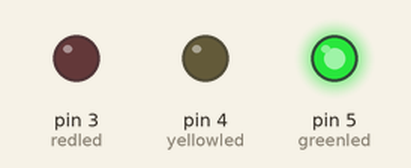
Simulated run of this sketch. Board: Arduino Uno, built with avr-gcc and run on an emulated ATmega328P. Parts: output pins drawn as LEDs (lit = HIGH).

Above: at 2.5 s.
At 5.5 s:
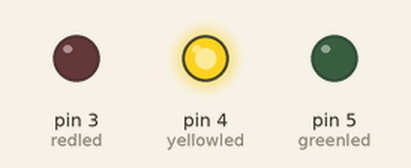
At 7.0 s:
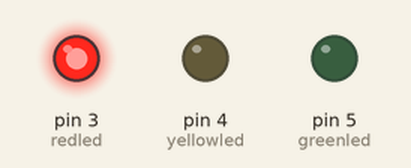
Timing chart, 0 to 10.4 s (numbered marks = the images above):
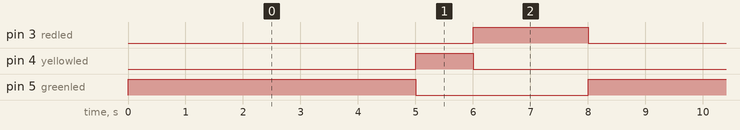

Measured:
- by itself, pin 3 (redled): alternates HIGH for 2.0 s and LOW for 6.0 s
- by itself, pin 4 (yellowled): alternates HIGH for 1.0 s and LOW for 7.0 s
- by itself, pin 5 (greenled): alternates HIGH for 5.0 s and LOW for 3.0 s

The sketch:

TrafficLight_sketch_jun27a.ino
```cpp
int redled = 3;
int yellowled = 4;
int greenled = 5;
void setup() {
  // put your setup code here, to run once:
pinMode(redled,OUTPUT);
pinMode(yellowled,OUTPUT);
pinMode(greenled,OUTPUT);
}

void loop() {
  // put your main code here, to run repeatedly:
digitalWrite(greenled,HIGH);
delay(5000);
digitalWrite(greenled,LOW);
digitalWrite(yellowled,HIGH);
delay(1000);
digitalWrite(yellowled,LOW);
digitalWrite(redled,HIGH);
delay(2000);
digitalWrite(redled,LOW);
}
```

Sonar_majhi.ino
```cpp

```
